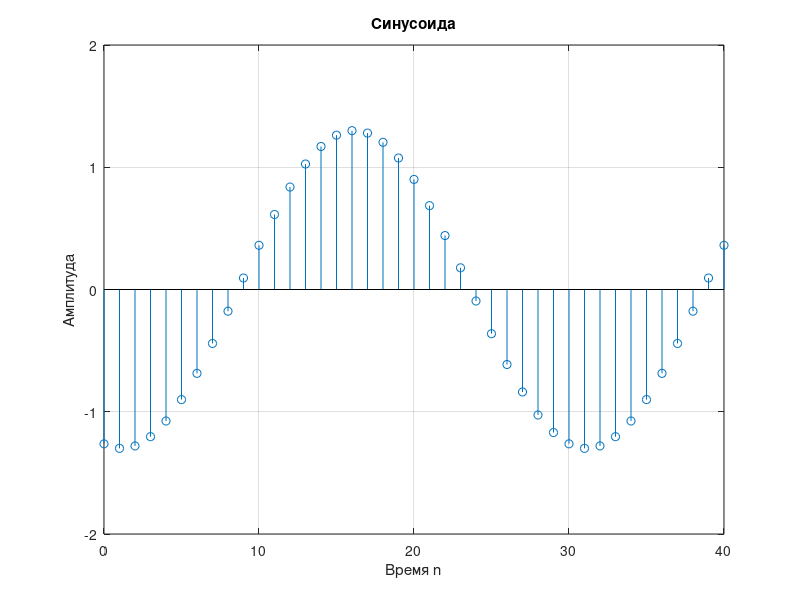

Here is the MATLAB script that generated this plot:
% Программа P1_4
% Генерация синусоидальной последовательности
clf;
n=0:50;
f=pi/15  % Частота
phase=pi/13; % Фаза
A=-1.3; % Амплитуда
arg=f*n - phase;
x=A*cos(arg);
stem(n,x); % Вывод сгенерированной последовательности
axis([0 40 -2 2]);
grid;
title('Синусоида');
xlabel('Время n'); ylabel('Амплитуда');
axis;
